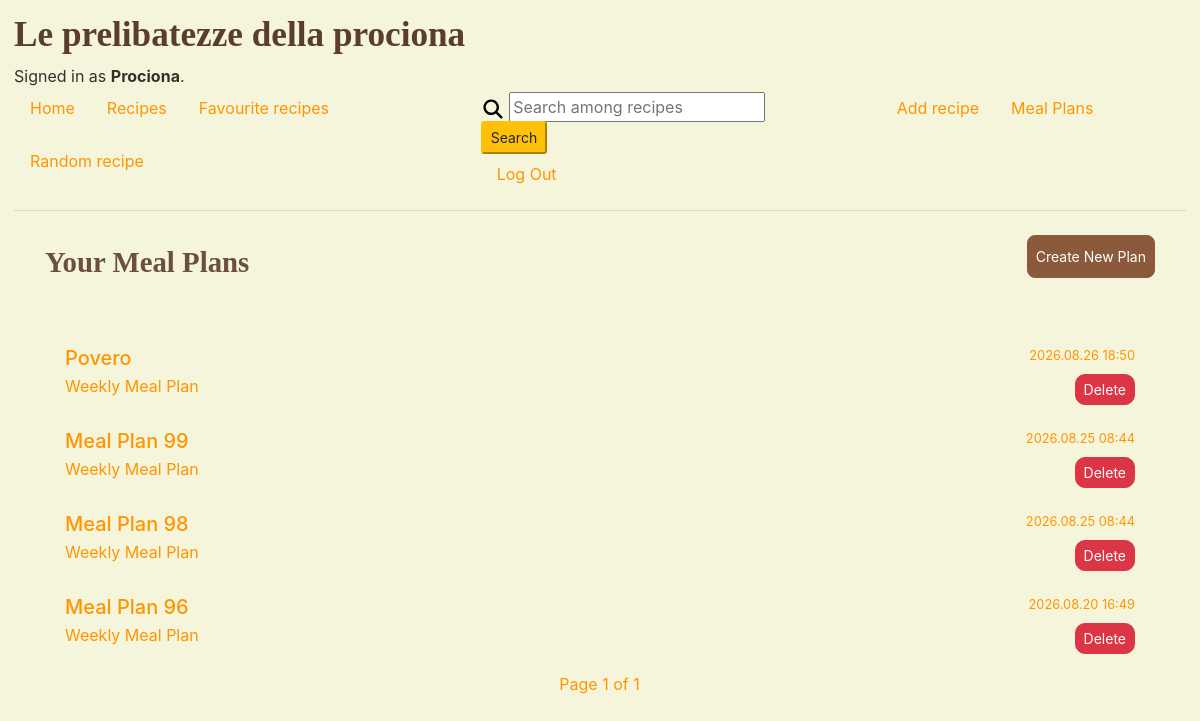
Page /mealplan/your_mealplans (signed in) on the earlier database version.
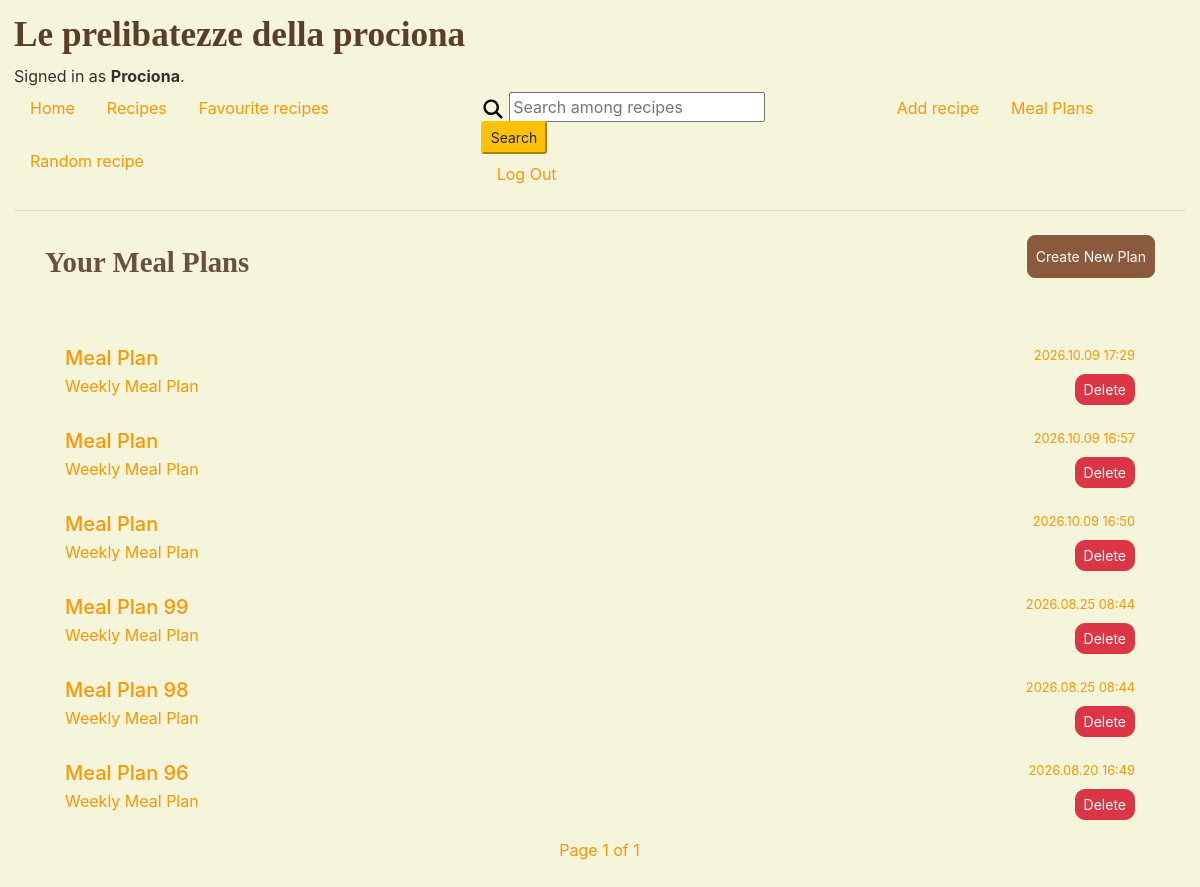
Same page on the later database version.
### recipebook/models.py (models this page shows)
class User(AbstractUser):
    pass

### mealplan/models.py (models this page shows, shortened)
class MealPlan(models.Model):
    user = models.ForeignKey(settings.AUTH_USER_MODEL, on_delete=models.CASCADE,
                             null=True, # Allow null for anonymous users
                             blank=True, related_name="meal_plans")
    session_key = models.CharField(max_length=40, null=True, blank=True)
    created_at = models.DateTimeField(auto_now_add=True)
    recipes = models.ManyToManyField(Recipe, blank=True, related_name="meal_plans")
    is_locked = models.BooleanField(default=False)
    name = models.CharField(max_length=50, default="Meal Plan")

### mealplan/views.py (the view)
# urls.py: path('your_mealplans', views.user_mealplans, name='user_mealplans'),
@login_required
def user_mealplans(request):
    meal_plans = MealPlan.objects.filter(user=request.user).order_by('-created_at')
    paginator = Paginator(meal_plans, 10)
    page_number = request.GET.get('page')
    meals_in_page = paginator.get_page(page_number)
    return render(request, 'mealplan/user_mealplans.html', {
        'username': request.user,
        'meals_in_page': meals_in_page
        })

### mealplan/templates/mealplan/user_mealplans.html (shortened to what this page needs)
{% extends "recipebook/layout.html" %}
{% load static %}
{% block body %}
<div class="container mt-4">
    <div class="d-flex justify-content-between">
        <div class="title-website">
            <h2>Your Meal Plans</h2>
        </div>
        <div class="top-0 right-0">
            <a href="{% url 'generate_mealplan' %}" class="btn btn-warning btn-sm">Create New Plan</a>
        </div>
    </div>
    <br>
    <div class="list-group">
        {% for meal_plan in meals_in_page %}
        <a href="{% url 'mealplan_result' meal_plan.id %}" class="list-group-item list-group-item-action">
            <div class="d-flex w-100 justify-content-between">
                <h5 class="mb-1">{{ meal_plan.name }}</h5>
                <small>{{ meal_plan.created_at|date:"Y.m.d H:i" }}</small>
            </div>
            <div class="d-flex w-100 justify-content-between">
                <p class="mb-1">
                    {% if meal_plan.meal_plan_recipes.count == 2 %}
                    Daily Meal Plan
                    {% else %}
                    Weekly Meal Plan
                    {% endif %}
                </p>
                <form method="post" action="{% url 'delete_mealplan' meal_plan.id %}" class="d-inline">
                    <button type="submit" class="btn btn-danger btn-sm">Delete</button>
                </form>
            </div>
        </a>
        {% empty %}
        <div class="alert alert-warning">You have no saved meal plans yet.</div>
        {% endfor %}
    </div>
    <nav aria-label="Page navigation">
        <ul class="pagination d-flex justify-content-center">
            <li class="page-item">
                Page {{ meals_in_page.number }} of {{ meals_in_page.paginator.num_pages }}
            </li>
        </ul>
    </nav>
</div>
{% endblock %}

### recipebook/templates/recipebook/layout.html (shortened to what this page needs)
{% load static %}
<!DOCTYPE html>
<html lang="en">
<head>
    <link rel="stylesheet" href="https://stackpath.bootstrapcdn.com/bootstrap/4.4.1/css/bootstrap.min.css">
    <link rel="stylesheet" href="https://stackpath.bootstrapcdn.com/bootstrap/4.5.2/css/bootstrap.min.css">
    <link href="https://cdn.rawgit.com/harvesthq/chosen/gh-pages/chosen.min.css" rel="stylesheet"/>
    <link rel="stylesheet" href="https://code.iconify.design/iconify/iconify.css">
    <link href="{% static 'recipebook/styles.css' %}" rel="stylesheet">
    <link href="{% static 'mealplan/styles.css' %}" rel="stylesheet">
</head>
<body>
<div class="title-website">
    <h1>Le prelibatezze della prociona</h1>
</div>
<div>
    {% if user.is_authenticated %}
        Signed in as <strong>{{ user.username }}</strong>.
    {% else %}
        Not signed in.
    {% endif %}
</div>
<div class="d-flex justify-content-between">
    <ul class="nav">
        <li class="nav-item">
            <a class="nav-link" href="{% url 'home' %}">Home</a>
        </li>
        <li class="nav-item">
            <a class="nav-link" href="{% url 'index' %}">Recipes</a>
        </li>
        {% if user.is_authenticated %}
            <li class="nav-item">
                <a class="nav-link" href="{% url 'favourites' %}">Favourite recipes</a>
            </li>
        {% endif %}
        <li class="nav-item">
            <a class="nav-link" href="{% url 'random_recipe' %}">Random recipe</a>
        </li>
    </ul>
    <ul class="nav">
        <form action="{% url 'search' %}" method="get">
            <input type="text" name="q" autocomplete="off" placeholder="Search among recipes">
            <button type="submit" class="btn-search btn-warning btn-sm">Search</button>
        </form>
        {% if user.is_superuser %}
        <li class="nav-item">
            <a class="nav-link" href="{% url 'add_recipe' %}">Add recipe</a>
        </li>
        {% endif %}
        {% if user.is_authenticated %}
        <li class="nav-item">
            <a class="nav-link" href="{% url 'user_mealplans' %}">Meal Plans</a>
        </li>
        <li class="nav-item">
            <a class="nav-link" href="{% url 'logout' %}">Log Out</a>
        </li>
        {% endif %}
    </ul>
</div>
<hr>
{% block body %}
{% endblock %}
</body>
</html>

### recipebook/static/recipebook/styles.css (style rules this page uses)
.title-website h1 { font-family: 'Georgia', serif; font-size: 2.2em; color: #5a3e2b; font-weight: 600; }
.title-website h2 { font-family: 'Georgia', serif; font-size: 1.8em; color: #6b4f3f; font-weight: 550; margin-top: 10px; margin-bottom: 30px; }
body { background-color: beige; color: rgb(55, 47, 42); padding: 14px; }
a:link { color: rgb(255, 149, 0); background-color: transparent; text-decoration: none; }
.btn { border-radius: 10px; }
.list-group-item { background-color: transparent; border: none; }
form[action*="/search/"] { width: 300px; margin-top: 4px; margin-right: 100px; }
.btn-search { margin-top: -1px; }

### mealplan/static/mealplan/styles.css (style rules this page uses)
:root { --bg: #ffffff; --text: #ffffff; --accent: #000000; --radius: 0.5rem; --shadow: 0 0.2rem 0.5rem rgba(0, 0, 0, 0.1); --anim: cubic-bezier(0, 0, 0.25, 1); }
.page-item { color: rgb(255, 149, 0); display: block; padding: .5rem .75rem; margin-left: -1px; line-height: 1.25; }
.container .btn-warning { background-color: #8b5a3c; border-color: #8b5a3c; color: #fff; padding: 10px 8px; border-radius: 8px; font-weight: 400; }

Differences in the rows shown:
removed MealPlan: name "Povero", created_at "2026.08.26 18:50", shows "Weekly Meal Plan"
added MealPlan: name "Meal Plan", created_at "2026.10.09 17:29", shows "Weekly Meal Plan"
added MealPlan: name "Meal Plan", created_at "2026.10.09 16:57", shows "Weekly Meal Plan"
added MealPlan: name "Meal Plan", created_at "2026.10.09 16:50", shows "Weekly Meal Plan"
